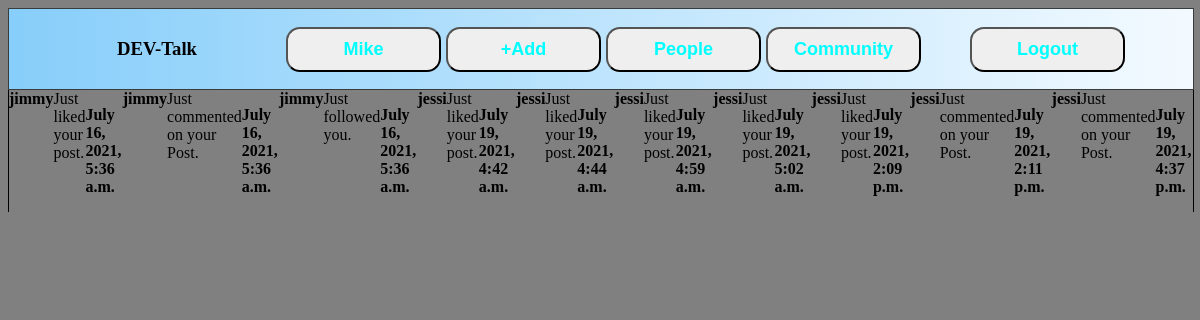
The app's page /notification/ (signed in) with its own data.
### custom_users/models.py (models this page shows, shortened)
class Uzer(AbstractUser):
    avatar = models.ImageField(upload_to='profile_pics/', default='')
    following = models.ManyToManyField('self', symmetrical=False, related_name='follow_person')
    followers = models.ManyToManyField('self', symmetrical=False, related_name='follower')
    bio = models.TextField(max_length=500, blank=True, null=True)
    location = models.CharField(blank=True, max_length=150, null=True)
    github = models.URLField(blank=True, null=True)
    linkedin = models.URLField(blank=True, null=True)
    portfolio = models.URLField(blank=True, null=True)
    def __str__(self):
        return self.username

### notifs/models.py (models this page shows)
class Notifs(models.Model):
    notification = models.IntegerField(null=True, blank=True)
    reciever = models.ForeignKey(
        Uzer, related_name='notif_to', on_delete=models.CASCADE, null=True)
    sender = models.ForeignKey(
        Uzer, related_name='notif_from', on_delete=models.CASCADE, null=True)
    comment = models.ForeignKey(
        Comment, on_delete=models.CASCADE, related_name='comment', blank=True, null=True)
    message = models.CharField(max_length=150, default="")
    date = models.DateTimeField(default=timezone.now)
    user_has_seen = models.BooleanField(default=False)

### notifs/views.py (the view)
# urls.py: path('notification/', notifs_view, name='notifications')
@login_required
def notifs_view(request):
    notif = Notifs.objects.filter(
        reciever=request.user).filter(user_has_seen=False)
    notif_list = list(Notifs.objects.filter(
        reciever=request.user).filter(user_has_seen=False))
    Notifs.user_has_seen.update = True
    return render(request, 'notifs.html', {'notifs': notif})

### templates/notifs.html (shortened to what this page needs)
<!DOCTYPE html>
<html lang="en">
<head>
  <link rel="stylesheet" href="/static/index.css/">
</head>
<body>
  {%if request.user.is_authenticated%}
  <div class="Header">
    <div class="Header__Left">
      <h3>DEV-Talk</h3>
    </div>
    <div class="Header__Center">
      <a href="/profile/{{request.user.id}}/">
        <button><strong>{{request.user.username}}</strong></stron></button>
      </a>
      <a href="/uploads/"><button><strong>+Add</strong></button></a>
      <a href="/users/">
        <button><strong>People</strong></button>
      </a>
      <a href="/community/">
        <button><strong>Community</strong></button>
      </a>
    </div>
    <div class="Header__Right">
      <a href="/logout/"><button>Logout</button></a>
    </div>
  </div>
  <div class="container">
    {% for n in notifs %}
    <strong>{{n.sender}}</strong> {{n.message}}
    <p><strong>{{n.date}}</strong></p>
    {% endfor %}
    {%endif%}
</body>
</html>

### static/index.css (style rules this page uses)
body { height: 100vh; background-color:gray; }
.Header { width:100%; height: 10vh; background-image: linear-gradient(to right, #87cefa, #f3faff); border: 1px solid rgb(57, 60, 61); display: flex; flex-direction: row; justify-content: space-evenly; }
.Header__Left { width: 25%; display: flex; justify-content: center; align-items: center; }
.Header__Center { width: 50%; display: flex; justify-content: center; align-items: center; }
.Header__Right { width: 25%; display: flex; justify-content: center; align-items: center; }
button { width: 155px; height: 45px; border-radius: 14px; color: aqua; background-image: url(http://www.bradysammons.com/codepen/darkui/noise.png); font-size: large; font-weight: bold; text-align: center; margin-left: 5px; }
.container { width: 100%; height: fit-content; border-left: 1px solid black; border-right: 1px solid black; display: flex; justify-content: center; }
a { text-decoration: none; color: aqua; }
a, input[type='radio'] + label { text-align: center; display: inline-block; text-decoration: none; cursor: pointer; font-family: 'Trebuchet MS', Helvetica, sans-serif; }

### records on screen
Uzer: user.username "Mike"
Notifs: sender "jimmy", message "Just liked your post.", date "July 16, 2021, 5:36 a.m."
Notifs: sender "jimmy", message "Just commented on your Post.", date "July 16, 2021, 5:36 a.m."
Notifs: sender "jimmy", message "Just followed you.", date "July 16, 2021, 5:36 a.m."
Notifs: sender "jessi", message "Just liked your post.", date "July 19, 2021, 4:42 a.m."
Notifs: sender "jessi", message "Just liked your post.", date "July 19, 2021, 4:44 a.m."
Notifs: sender "jessi", message "Just liked your post.", date "July 19, 2021, 4:59 a.m."
Notifs: sender "jessi", message "Just liked your post.", date "July 19, 2021, 5:02 a.m."
Notifs: sender "jessi", message "Just liked your post.", date "July 19, 2021, 2:09 p.m."
Notifs: sender "jessi", message "Just commented on your Post.", date "July 19, 2021, 2:11 p.m."
Notifs: sender "jessi", message "Just commented on your Post.", date "July 19, 2021, 4:37 p.m."
